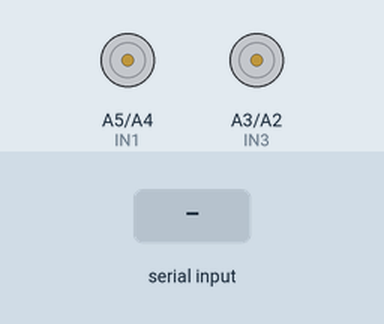
A sketch run on a simulated Arduino Uno, built with avr-gcc and run on an emulated ATmega328P. On the bench: motor-driver pin pairs drawn as motors (green arrow = first pin HIGH = forward, orange = second pin HIGH = backward, longer = more drive, scaled by the enable pin). Inputs (shaded band) come from the test bench. What the sketch prints to the serial monitor is not drawn.

Above: at 1.4 s.
1.5 s: "E" received over Serial
3.0 s: byte 67 ('C') received over Serial
At 3.24 s:
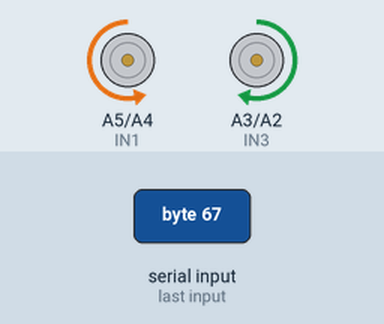
4.9 s: byte 83 ('S') received over Serial
6.4 s: "L" received over Serial
At 6.62 s:
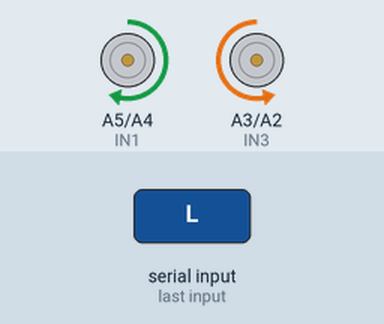
8.3 s: byte 115 ('s') received over Serial
9.8 s: byte 78 ('N') received over Serial
Timing chart, 0 to 12.3 s (numbered marks = the images above; inputs shaded):
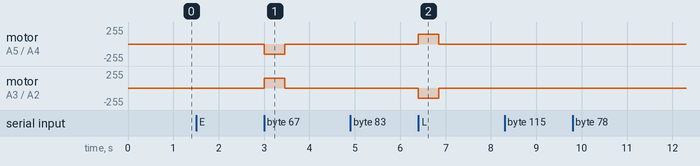

The sketch:

giro_90_grados_bluetooth.ino
```cpp
// PINES MOTORES
#define ENA 3       // PWM Motor Izquierdo
#define IN1 A5      // Dirección
#define IN2 A4      // Dirección

#define ENB 5       // PWM Motor Derecho
#define IN3 A3      // Dirección
#define IN4 A2      // Dirección

// Velocidades
int velocidadGiro = 150;  // Velocidad para giro
int tiempoGiro90 = 450;   // Tiempo para 90 grados (ajustar según robot)

// Estados
bool robotActivo = false;

void setup() {
  pinMode(ENA, OUTPUT);
  pinMode(ENB, OUTPUT);
  pinMode(IN1, OUTPUT);
  pinMode(IN2, OUTPUT);
  pinMode(IN3, OUTPUT);
  pinMode(IN4, OUTPUT);

  Serial.begin(9600);
  Serial.println("=== ROBOT - CONTROL BLUETOOTH ===");
  Serial.println("Comandos:");
  Serial.println("E - Encender robot");
  Serial.println("A - Apagar robot");
  Serial.println("L - Girar 90° izquierda");
  Serial.println("R - Girar 90° derecha");
  Serial.println("T - Probar ambos giros");
  Serial.println("C - Calibrar giro");
  Serial.println("S - Detener motores");
  Serial.println("1 - Velocidad baja (120)");
  Serial.println("2 - Velocidad media (150)");
  Serial.println("3 - Velocidad alta (180)");

  pararMotores();
}

void loop() {
  if (Serial.available()) {
    char comando = Serial.read();
    procesarComando(comando);
  }
}

void procesarComando(char comando) {
  switch(comando) {
    case 'E':
    case 'e':
      encenderRobot();
      break;
    case 'A':
    case 'a':
      apagarRobot();
      break;
    case 'L':
    case 'l':
      if (robotActivo) {
        Serial.println(">>> GIRANDO 90° IZQUIERDA");
        girar90Izquierda();
      } else {
        Serial.println("❌ Robot apagado. Envía 'E' para encender");
      }
      break;
    case 'R':
    case 'r':
      if (robotActivo) {
        Serial.println(">>> GIRANDO 90° DERECHA");
        girar90Derecha();
      } else {
        Serial.println("❌ Robot apagado. Envía 'E' para encender");
      }
      break;
    case 'T':
    case 't':
      if (robotActivo) {
        Serial.println(">>> PROBANDO AMBOS GIROS");
        probarGiros();
      } else {
        Serial.println("❌ Robot apagado. Envía 'E' para encender");
      }
      break;
    case 'C':
    case 'c':
      if (robotActivo) {
        calibrarGiro();
      } else {
        Serial.println("❌ Robot apagado. Envía 'E' para encender");
      }
      break;
    case 'S':
    case 's':
      pararMotores();
      Serial.println("🛑 MOTORES DETENIDOS");
      break;
    case '1':
      velocidadGiro = 120;
      Serial.println("🎚️ Velocidad BAJA: 120");
      break;
    case '2':
      velocidadGiro = 150;
      Serial.println("🎚️ Velocidad MEDIA: 150");
      break;
    case '3':
      velocidadGiro = 180;
      Serial.println("🎚️ Velocidad ALTA: 180");
      break;
    default:
      Serial.println("❌ Comando no reconocido");
      break;
  }
}

// =============================================
// FUNCIONES DE CONTROL
// =============================================

void encenderRobot() {
  robotActivo = true;
  Serial.println("✅ ROBOT ENCENDIDO - Listo para girar");
}

void apagarRobot() {
  robotActivo = false;
  pararMotores();
  Serial.println("🔴 ROBOT APAGADO");
}

// =============================================
// FUNCIONES DE GIRO 90 GRADOS SOBRE SU EJE
// =============================================

void girar90Izquierda() {
  // Motor izquierdo: ATRÁS
  // Motor derecho: ADELANTE
  // Esto hace que gire sobre su eje central

  digitalWrite(IN1, HIGH);   // Izquierda atrás
  digitalWrite(IN2, LOW);
  digitalWrite(IN3, LOW);    // Derecha adelante
  digitalWrite(IN4, HIGH);

  analogWrite(ENA, velocidadGiro);
  analogWrite(ENB, velocidadGiro);

  delay(tiempoGiro90);  // Mantener el giro por el tiempo calculado

  pararMotores();
  Serial.println("✅ Giro 90° izquierda completado");
}

void girar90Derecha() {
  // Motor izquierdo: ADELANTE
  // Motor derecho: ATRÁS
  // Esto hace que gire sobre su eje central

  digitalWrite(IN1, LOW);    // Izquierda adelante
  digitalWrite(IN2, HIGH);
  digitalWrite(IN3, HIGH);   // Derecha atrás
  digitalWrite(IN4, LOW);

  analogWrite(ENA, velocidadGiro);
  analogWrite(ENB, velocidadGiro);

  delay(tiempoGiro90);  // Mantener el giro por el tiempo calculado

  pararMotores();
  Serial.println("✅ Giro 90° derecha completado");
}

// =============================================
// FUNCIONES AUXILIARES
// =============================================

void pararMotores() {
  digitalWrite(IN1, LOW);
  digitalWrite(IN2, LOW);
  digitalWrite(IN3, LOW);
  digitalWrite(IN4, LOW);
  analogWrite(ENA, 0);
  analogWrite(ENB, 0);
}

void probarGiros() {
  delay(1000);
  girar90Izquierda();
  delay(2000);
  girar90Derecha();
  delay(2000);
  girar90Derecha();
  delay(2000);
  girar90Izquierda();
  Serial.println(">>> PRUEBA DE GIROS COMPLETADA");
}

// =============================================
// FUNCIÓN PARA CALIBRAR TIEMPO DE GIRO
// =============================================

void calibrarGiro() {
  Serial.println("=== 🔧 CALIBRACIÓN DE GIRO ===");
  Serial.println("Girando 90° derecha...");

  unsigned long inicio = millis();
  girar90Derecha();
  unsigned long fin = millis();

  int tiempoReal = fin - inicio;
  Serial.print("Tiempo real del giro: ");
  Serial.print(tiempoReal);
  Serial.println(" ms");

  Serial.print("¿Fue un giro de 90° exacto? (S/N): ");

  // Esperar respuesta por Bluetooth
  unsigned long tiempoEspera = millis();
  while (millis() - tiempoEspera < 10000) { // Timeout de 10 segundos
    if (Serial.available()) {
      char respuesta = Serial.read();
      if (respuesta == 'S' || respuesta == 's') {
        tiempoGiro90 = tiempoReal;
        Serial.println("✅ Tiempo de giro calibrado: " + String(tiempoGiro90) + " ms");
        return;
      } else if (respuesta == 'N' || respuesta == 'n') {
        Serial.println("❌ Ajusta manualmente 'tiempoGiro90' en el código");
        return;
      }
    }
    delay(100);
  }

  Serial.println("⏰ Timeout - No se recibió respuesta");
}
```

Measured:
- after the input at 1.5 s, every drawn part: stays the same
- after the input at 3.0 s, motor on A5 (IN1) / A4 (IN2): stopped → backward 150/255 at once, → stopped 0.45 s later; motor on A3 (IN3) / A2 (IN4): stopped → forward 150/255 at once, → stopped 0.45 s later
- after the input at 4.9 s, every drawn part: stays the same
- after the input at 6.4 s, motor on A5 (IN1) / A4 (IN2): stopped → forward 150/255 at once, → stopped 0.45 s later; motor on A3 (IN3) / A2 (IN4): stopped → backward 150/255 at once, → stopped 0.45 s later
- after the input at 8.3 s, every drawn part: stays the same
- after the input at 9.8 s, every drawn part: stays the same
